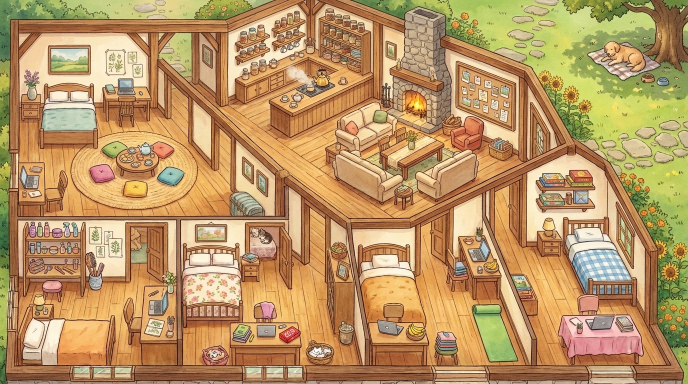
#> input picture stitch_virtual_shared_house/expansive_panoramic_top_down_cutaway_architectural_dollhouse_isometric/screen.png, 1376 x 768 px (shown at 1/2 size)
$ python cut-art.py
#> lines starting #> are read from the running program, lines starting #| are printed output that depends on the picture; after the words box and inside, x2 and y2 are one past the last pixel; in counts of white or black regions, pixels touching at a corner belong together
#!/usr/bin/env python3
"""Turns the Google Stitch exports in stitch_virtual_shared_house/ into the
house's art in public/art/. A dev-time tool (needs Pillow); the app itself only
serves the files this writes.

  python3 scripts/cut-art.py

- house.jpg: the cutaway house, with Laddoo and his blanket lifted out and the
  lawn filled back in from the tree's shade around it, and one study table
  each in Amirdhavarshini's and Aswathy's rooms (the picture gave them two)
- laddoo.png: Laddoo on his blanket, so the blanket goes wherever he does
- avatar-<id>.png: each sticker from the lineup on a transparent background,
  all on the same canvas size so they line up feet-first
"""
import random
from pathlib import Path

from PIL import Image, ImageChops, ImageDraw, ImageFilter, ImageStat

ROOT = Path(__file__).resolve().parent.parent
STITCH = ROOT / "stitch_virtual_shared_house"
OUT = ROOT / "public" / "art"
HOUSE = STITCH / "expansive_panoramic_top_down_cutaway_architectural_dollhouse_isometric" / "screen.png"
LINEUP = STITCH / "a_character_lineup_of_5_ultra_cute_chibi_avatar_stickers_displayed_side_by_side" / "screen.png"

# Laddoo and his blanket, in house-image pixels. src/scene.ts puts him back
# at LADDOO_AT when he's in the garden.
LADDOO_POLY = [(1172, 108), (1205, 96), (1206, 85), (1222, 79), (1241, 82), (1247, 86), (1255, 83), (1325, 128), (1243, 164)]

# Left edges of each sticker in the lineup, left to right, and whose it is.
LINEUP_CUTS = [22, 315, 550, 814, 1063, 1344]
LINEUP_IDS = ["5", "2", "4", "3", "1"]  # Aswathy, Neha, Rithanya, Amirdhavarshini, Rithika
AVATAR_CANVAS = (300, 404)
AVATAR_SIZE = (180, 242)


def house() -> None:
    src = Image.open(HOUSE).convert("RGB")
#> src is the input picture: PIL image 1376x768 RGB; mean R, G, B 186.1, 149, 99.6
    mask = Image.new("L", src.size, 0)
#> mask: PIL image 1376x768 L; every value is 0
    ImageDraw.Draw(mask).polygon(LADDOO_POLY, fill=255)
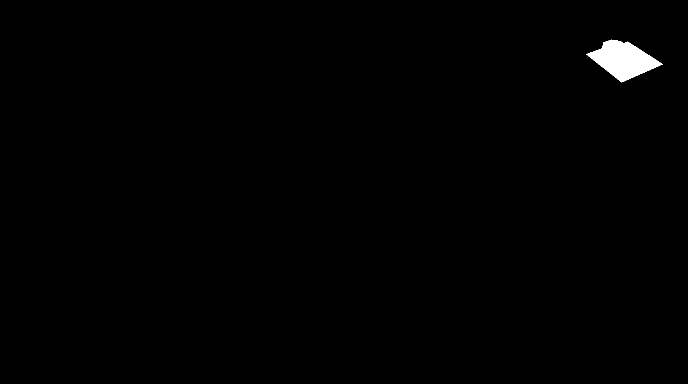
#> mask: PIL image 1376x768 L (shown at 1/2 size); 0.65% white; 1 white region, box (x1, y1, x2, y2) and area: (1172, 79, 1326, 165) 6850

    sprite = src.convert("RGBA")
    sprite.putalpha(mask.filter(ImageFilter.GaussianBlur(1.2)))
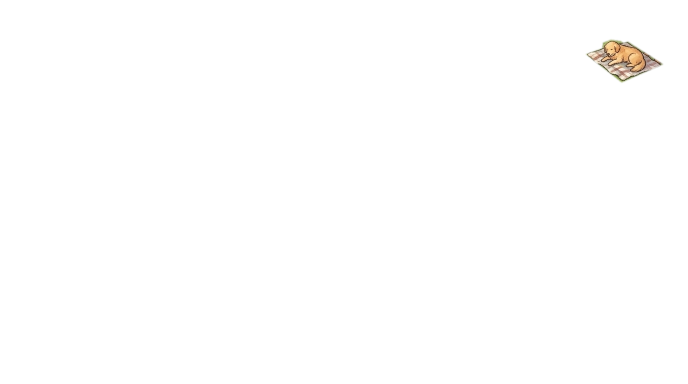
#> sprite: PIL image 1376x768 RGBA (shown at 1/2 size); mean R, G, B, A 186.1, 149, 99.6, 1.7; transparent parts drawn white
    l, t, r, b = mask.getbbox()
#> l = 1172; t = 79; r = 1326; b = 165
    box = (l - 3, t - 3, r + 3, b + 3)
#> box = (1169, 76, 1329, 168)
    sprite.crop(box).save(OUT / "laddoo.png", optimize=True)
    print("laddoo.png at", box[:2], "size", (box[2] - box[0], box[3] - box[1]))
#| laddoo.png at (1169, 76) size (160, 92)

    grow = mask.filter(ImageFilter.MaxFilter(9))
#> grow: PIL image 1376x768 L; 0.84% white; 1 white region, box (x1, y1, x2, y2) and area: (1168, 75, 1330, 169) 8853
    ring = ImageChops.subtract(grow.filter(ImageFilter.MaxFilter(15)), grow)
#> ring: PIL image 1376x768 L; 0.36% white; 1 white region, box (x1, y1, x2, y2) and area: (1161, 68, 1337, 176) 3784
    shade = tuple(int(v) for v in ImageStat.Stat(src, ring).mean)
#> shade = (141, 148, 82)
    img = Image.composite(Image.new("RGB", src.size, shade), src, grow)
    for radius, times in [(24, 6), (14, 8), (8, 10), (4, 12), (2, 10)]:
        for _ in range(times):
            img = Image.composite(img.filter(ImageFilter.GaussianBlur(radius)), src, grow)
    random.seed(4)
    grain = ImageChops.add(img, Image.effect_noise(src.size, 10).convert("RGB"), scale=1.0, offset=-128)
    img = Image.composite(grain, img, grow.filter(ImageFilter.GaussianBlur(3)))
    img = Image.composite(img, src, grow.filter(ImageFilter.GaussianBlur(2)))
    img = one_desk_each(img)
    img.save(OUT / "house.jpg", quality=86, optimize=True, progressive=True)
    print("house.jpg", img.size)


def fill(img: Image.Image, poly: list, affine: tuple, feather: float = 1.2) -> Image.Image:
    """Paints over `poly` with another part of the picture. `affine` maps each
    pixel in the polygon to where it's copied from, as PIL's (a, b, c, d, e, f):
    from (a*x + b*y + c, d*x + e*y + f)."""
#> called with affine = (1, 0, 0, 0, 0.183, 242.3), feather = 1.2
    moved = img.transform(img.size, Image.AFFINE, affine, resample=Image.BICUBIC)
    mask = Image.new("L", img.size, 0)
    ImageDraw.Draw(mask).polygon(poly, fill=255)
#> mask: PIL image 1376x768 L; 1.1% white; 1 white region, box (x1, y1, x2, y2) and area: (38, 320, 140, 430) 11220
    return Image.composite(moved, img, mask.filter(ImageFilter.GaussianBlur(feather)))


def one_desk_each(img: Image.Image) -> Image.Image:
    """Rithika asked for one study table each in Amirdhavarshini's and Aswathy's
    rooms. Amirdhavarshini keeps the one under her pictures, and the laptop
    table by the wall goes. Aswathy keeps the one at the foot of her bed, with
    its chair to work on; the one in the corner by the door goes, but its
    chair, with her clothes on it, stays."""
    # Amirdhavarshini's floorboards run straight down the picture, so the
    # strip of floor between the bed and the table stretches down over the
    # table and its chair.
    img = fill(img, [(38, 320), (139, 320), (139, 429), (38, 429)], (1, 0, 0, 0, 20 / 109, 301 - 320 * 20 / 109))

    # Aswathy's table stands in the corner where the back wall meets the
    # beam along the wall to Neha's room. The floor where it stood comes from
    # the open boards between her door and the chair, in the same light; the
    # back wall comes down from the cream above it.
    beam = lambda y: 967 + 0.28 * (y - 432)  # the beam's left edge
    base = 528  # where the back wall meets the floor
    img = fill(img, [(939, base), (970, base), (970, 607), (939, 607)], (1, 0, -90, 0, 1, 8))
#> in fill (call 2), `ImageDraw.Draw(mask).polygon(poly, fill=255)`: mask: PIL image 1376x768 L; 0.24% white; 1 white region, box (x1, y1, x2, y2) and area: (939, 528, 971, 608) 2560
    img = fill(img, [(970, base), (beam(base) - 1, base), (1000, 556), (1000, 607), (970, 607)], (1, 0, -120, 0, 1, 8))
#> in fill (call 3), `ImageDraw.Draw(mask).polygon(poly, fill=255)`: mask: PIL image 1376x768 L; 0.22% white; 1 white region, box (x1, y1, x2, y2) and area: (970, 528, 1001, 608) 2364
    # Above the clothes on her chair, the wall comes straight down; by the
    # beam it slides down along the beam, so the beam's own edges line up.
    down = 26 / 82  # rows 418-444, clear of the ceiling beam, stretched over 446-528
    top = 418 - 446 * down
    img = fill(img, [(912, 446), (951, 446), (951, base), (939, base), (939, 517), (912, 517)], (1, 0, 0, 0, down, top))
#> in fill (call 4), `ImageDraw.Draw(mask).polygon(poly, fill=255)`: mask: PIL image 1376x768 L; 0.29% white; 1 white region, box (x1, y1, x2, y2) and area: (912, 446, 952, 529) 3023
    # From (x, y), go up to row down*y + top, and back along the beam's slope.
    slide = (1, -0.28 * (1 - down), 0.28 * top, 0, down, top)
    img = fill(img, [(950, 446), (beam(446) + 6, 446), (beam(560) + 6, 560), (beam(560) - 1, 560), (beam(base) - 1, base), (950, base)], slide)
#> in fill (call 5), `ImageDraw.Draw(mask).polygon(poly, fill=255)`: mask: PIL image 1376x768 L; 0.33% white; 1 white region, box (x1, y1, x2, y2) and area: (950, 446, 1009, 561) 3452
    # The wall's foot casts a soft line on the floor.
    shade = Image.new("L", img.size, 0)
    ImageDraw.Draw(shade).line([(939, base + 1), (beam(base) - 2, base + 1)], fill=70, width=3)
#> shade: PIL image 1376x768 L; values 0 (black) and 70 (white), 0.02% white; 1 white region, box (x1, y1, x2, y2) and area: (939, 528, 992, 531) 159
    return Image.composite(Image.new("RGB", img.size, (92, 58, 34)), img, shade.filter(ImageFilter.GaussianBlur(2)))
#| house.jpg (1376, 768)


def avatars() -> None:
    src = Image.open(LINEUP).convert("RGBA")
    w = src.size[0]
#> w = 1376
    im = src.crop((0, 0, w, 595))  # above the handwritten names
    seeds = [(x, 0) for x in range(0, w, 40)] + [(x, 594) for x in range(0, w, 40)] + [(0, 300), (w - 1, 300)]
    for s in seeds:
        if im.getpixel(s)[3]:
            ImageDraw.floodfill(im, s, (0, 0, 0, 0), thresh=30)
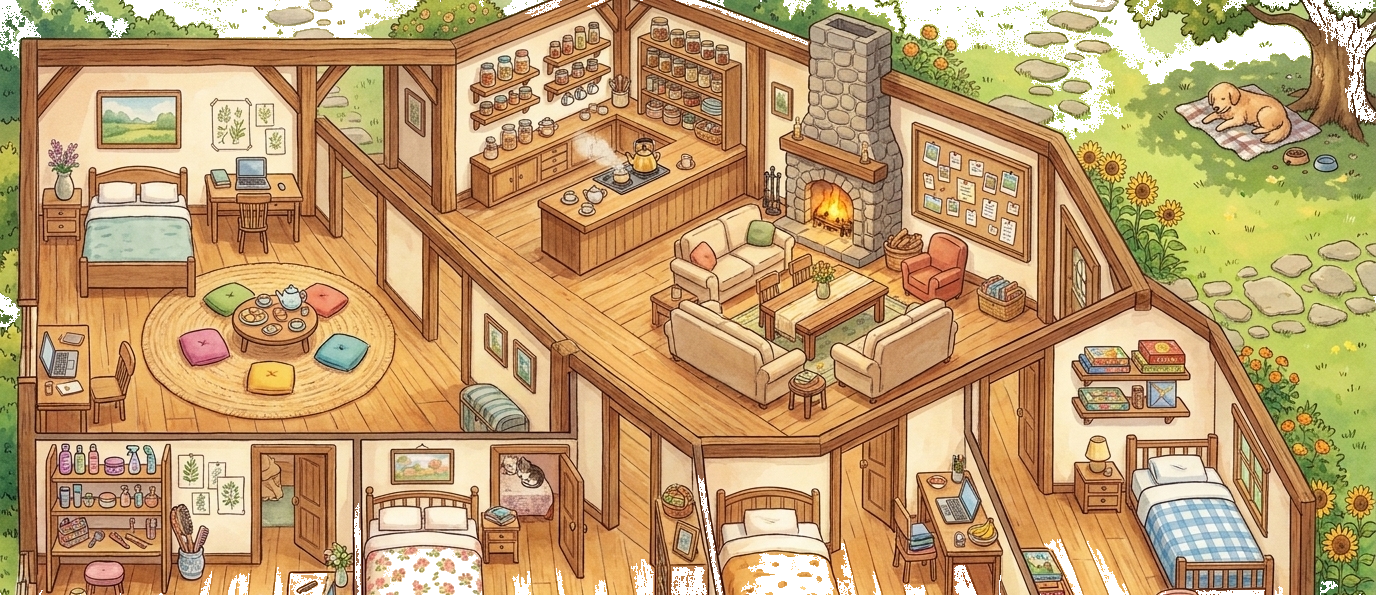
#> im: PIL image 1376x595 RGBA; mean R, G, B, A 177.3, 143.4, 96.5, 242.4; transparent parts drawn white
    for i, pid in enumerate(LINEUP_IDS):
        piece = im.crop((LINEUP_CUTS[i], 0, LINEUP_CUTS[i + 1], 595))
        pw, ph = piece.size
        # Neighbouring stickers touch at the hands; keep only this one's blob.
        blob = piece.getchannel("A").point(lambda v: 255 if v else 0)
        ImageDraw.floodfill(blob, (pw // 2, 300), 128, thresh=0)
        alpha = Image.composite(piece.getchannel("A"), Image.new("L", piece.size, 0), blob.point(lambda v: 255 if v == 128 else 0))
        piece.putalpha(alpha)
        piece = piece.crop(alpha.getbbox())
        canvas = Image.new("RGBA", AVATAR_CANVAS, (0, 0, 0, 0))
        canvas.alpha_composite(piece, ((AVATAR_CANVAS[0] - piece.size[0]) // 2, AVATAR_CANVAS[1] - piece.size[1]))
        canvas.resize(AVATAR_SIZE, Image.LANCZOS).save(OUT / f"avatar-{pid}.png", optimize=True)
        print(f"avatar-{pid}.png from a {piece.size} sticker")
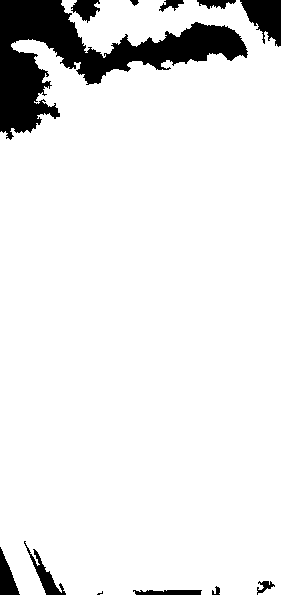
#> alpha: PIL image 281x595 L; 90.9% white; 12 black regions (1 under 20 px), largest, box (x1, y1, x2, y2) and area: (0, 0, 248, 140) 11691, (240, 0, 281, 47) 1177, (24, 541, 66, 595) 538
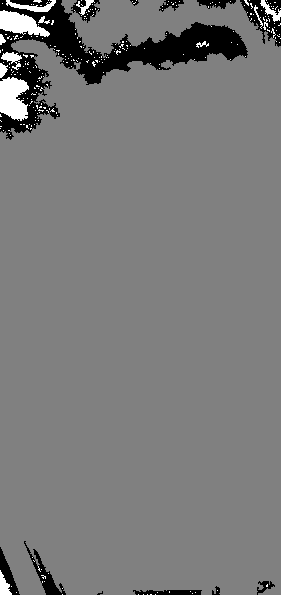
#> blob: PIL image 281x595 L; min 0, max 255, mean 121.6
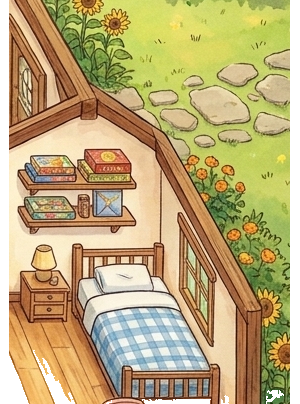
#> canvas: PIL image 300x404 RGBA; mean R, G, B, A 169.5, 150.4, 100.4, 235.7; transparent parts drawn white
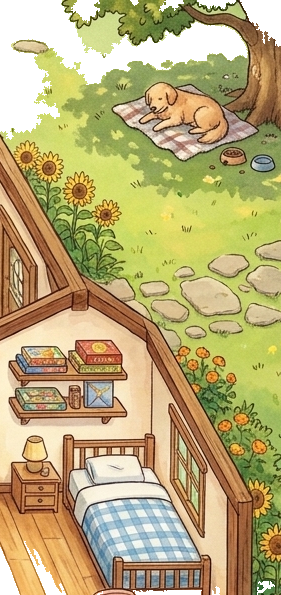
#> piece: PIL image 281x595 RGBA; mean R, G, B, A 166.2, 150.9, 97.2, 231.8; transparent parts drawn white


if __name__ == "__main__":
    OUT.mkdir(parents=True, exist_ok=True)
    house()
    avatars()
